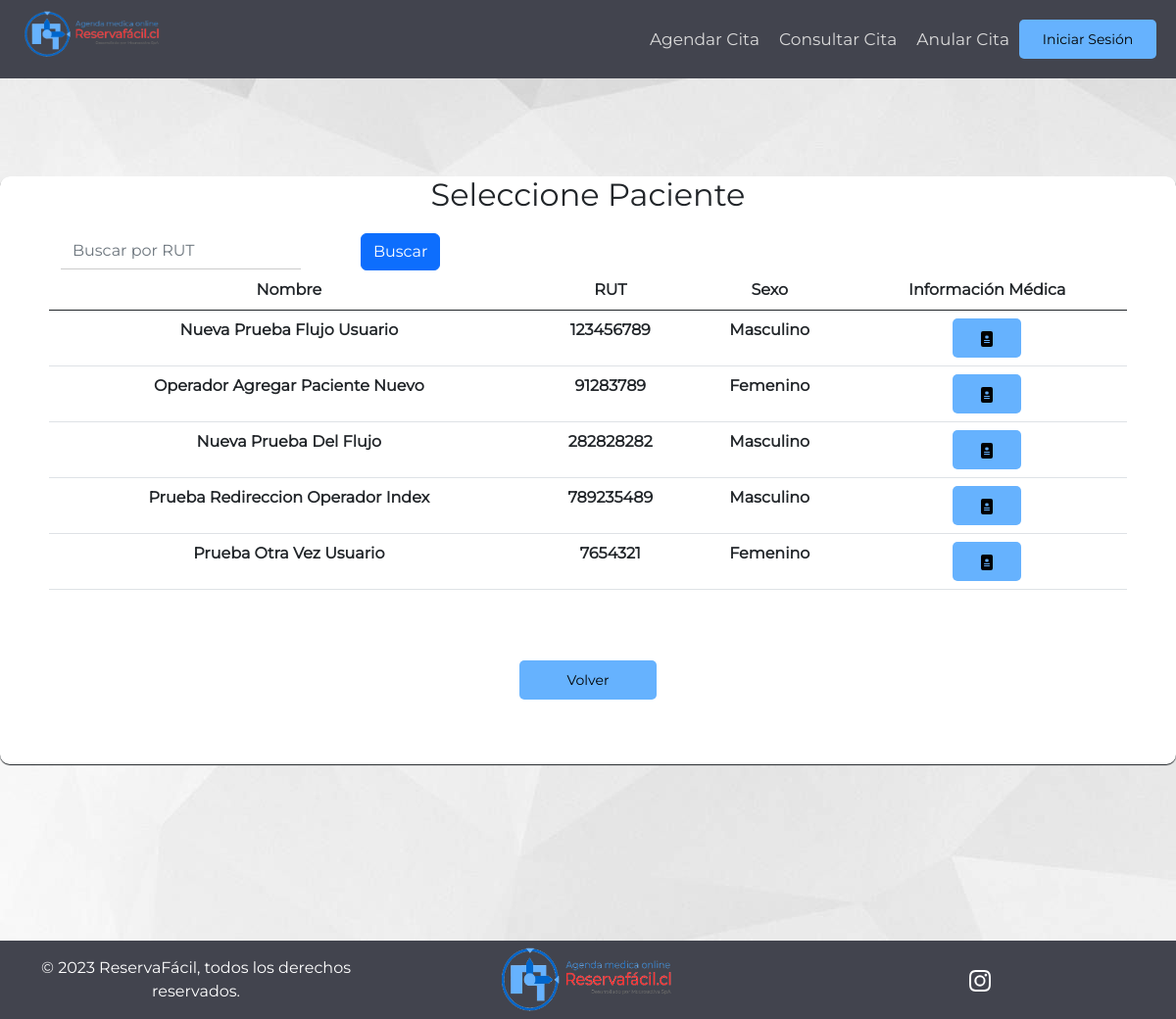
Before: /pacientes_fichas_medicas/ with the older database file.
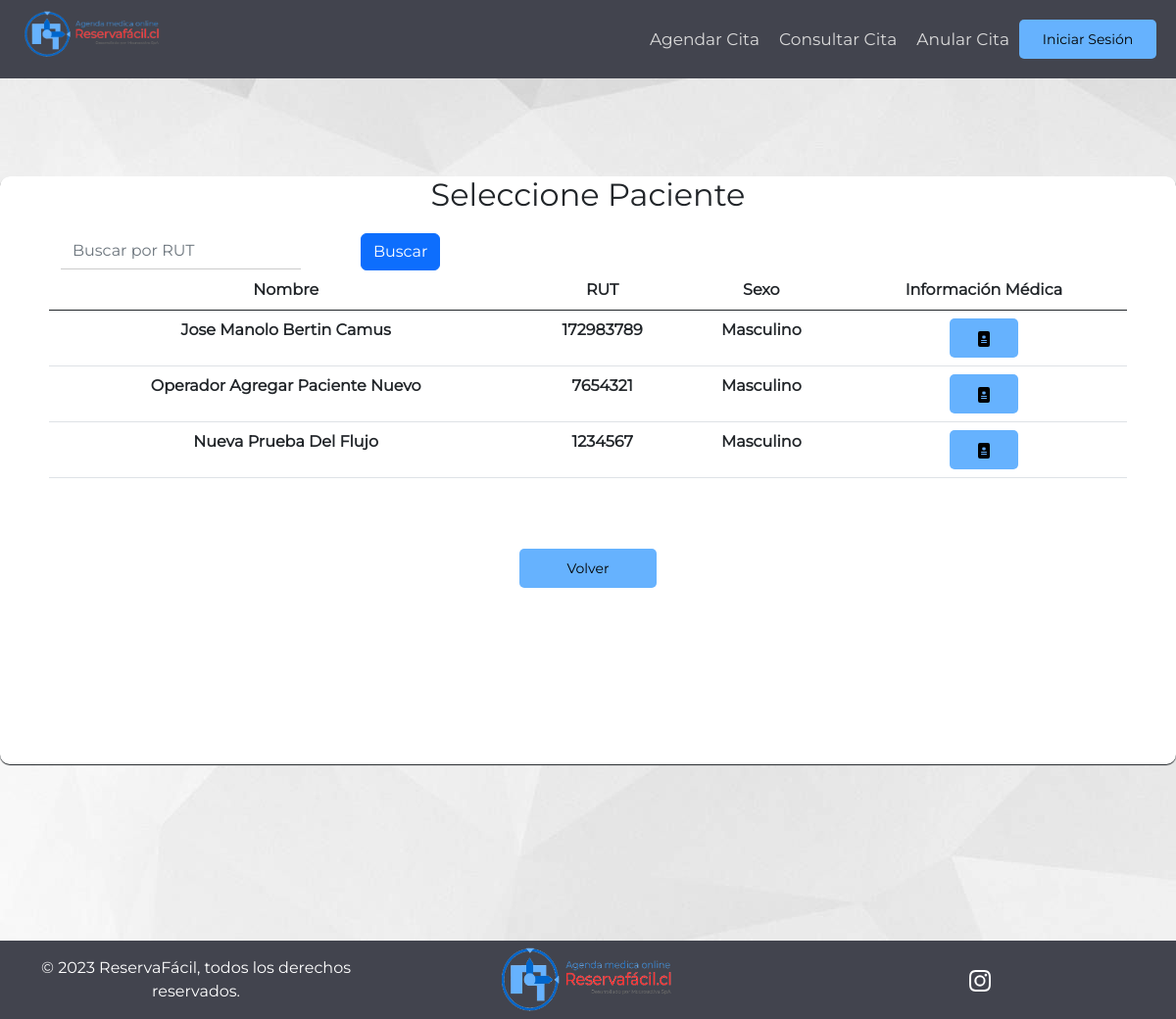
After: the same page with the newer database file.
### AppReservaFacil/models.py (models this page shows, shortened)
class Paciente(models.Model):
    ID_Paciente = models.IntegerField(primary_key=True, unique=True)
    Nombre_Paciente = models.CharField(max_length = 256)
    Rut = models.CharField(max_length=9, null = True)
    Sexo = models.CharField(SEXO_CHOICES, max_length=9, null = True)
    Fecha_de_nacimiento_P = models.DateField(null = True)
    Direccion_P = models.CharField(max_length=256, null = True)
    Telefono_P = models.CharField(max_length=9, null = True)
    Usuario_P = models.ForeignKey(User, null=True, on_delete=models.RESTRICT)
    Primer_Login = models.BooleanField(default=True)
    class Meta:
        verbose_name = 'Paciente'
        verbose_name_plural = 'Pacientes'

### AppReservaFacil/views.py (the view)
# urls.py: path('pacientes_fichas_medicas/', views.pacientes_fichas_medicas, name = 'pacientes_fichas_medicas'),
def pacientes_fichas_medicas(request):
    if request.method == 'POST':
        print("Manolo Print")
        if 'doc_pac' in request.POST:
            nom_pac = request.POST.get('doc_pac')
            url = reverse('filtro_ficha_medica') + '?nom_pac={}'.format(nom_pac)
            return redirect(url)
        elif 'buscar-btn' in request.POST:
            print("Manolo buscar-btn")
            rut = request.POST.get('buscar-input')
            Pacientes = Paciente.objects.filter(Rut__icontains=rut)
    else:
        print("Manolo Else")
        Pacientes = Paciente.objects.all()
    contexto = {'Pacientes':Pacientes}
    return render(request, "Especialistas/pacientes_fichas_medicas.html", contexto)

### AppReservaFacil/templatetags/auth_extras.py (called while the page is built)
@register.filter(name='has_group')
def has_group(user, group_name):
    group = Group.objects.get(name=group_name)
    return True if group in user.groups.all() else False

### AppReservaFacil/templates/Especialistas/pacientes_fichas_medicas.html (shortened to what this page needs)
{% extends "../Clientes/index.html" %}
{% block footer %}
  <div class="div-mediano">
        <h2 id="titulo-inicio-sesion">Seleccione Paciente</h2>
        <div class="row row-margin table-responsive">
            <table class="table table-hover table-pagination">
                <thead>
                    <tr>
                        <div class="row">
                            <div class="col-md-3">
                                <form method="post">
                                    <div class="form-group">
                                        <input type="text" class="form-control" id="buscar-input" name="buscar-input" placeholder="Buscar por RUT">
                                      </div>
                                    </div>
                                    <div class="col-md-2">
                                    <button type="submit" class="btn btn-primary" id="buscar-btn" name="buscar-btn">Buscar</button>
                            </div>
                        </div>
                        <th>Nombre</th>
                        <th class="rut">RUT</th>
                        <th>Sexo</th>
                        <th>Información Médica</th>
                    </tr>
                </thead>
                {% if Pacientes %}
                <tbody>
                        {% for Pac in Pacientes %}
                        <tr>
                            <th>{{Pac.Nombre_Paciente}}</th>
                            <th class="rut">{{Pac.Rut}}</th>
                            <th>{{Pac.Sexo}}</th>
                            <th>
                              <form method="post" >
                                <button class="btn-naranja-pequeno" type="submit" name="doc_pac" value="{{Pac.Nombre_Paciente}}" id="doc_pac" >
                                </button>
                            </th>
                        </tr>
                        {% endfor %}
                </tbody>
                {%else%}
                <tbody>
                        <tr>
                            <td colspan="5" style="text-align: center">No hay pacientes en el sistema</td>
                        </tr>
                    </tbody>
                {% endif %}
            </table>
            </div>
            <button type="button" class="btn-naranja-mediano row-margin"><a href="{{ request.META.HTTP_REFERER }}">Volver</a></button>
        </div>
{% endblock %}

### AppReservaFacil/templates/Clientes/index.html (shortened to what this page needs)
{% load static %}
{% load auth_extras %}
<!DOCTYPE html>
<html lang="es">
<head>
    <link href="../../../static/css.css" rel="stylesheet">
    <link href="https://cdn.jsdelivr.net/npm/bootstrap@5.0.2/dist/css/bootstrap.min.css" rel="stylesheet">
    <link href="https://cdn.jsdelivr.net/npm/bootstrap@5.2.3/dist/css/bootstrap.min.css" rel="stylesheet">
</head>
<body>
<header>
    <div id="div-nav-left">
        <a href="/"><img src="{% static 'img/logo.png' %}" width="170px" height="60px"></a>
    </div>
    <div id="div-nav-right">
        <nav>
            <ul>
                {% if request.user|has_group:"Especialistas" %}
                    <li><a href="/agenda_especialista">Agenda</a></li>
                    <li><a href="/pacientes_fichas_medicas">Ficha Médica</a></li>
                    <li><a href="/consultar_hora">Emitir Receta</a></li>
                    {% if user.is_authenticated %}
                        <button id="btn-inicio-sesion" type="button" class="btn-naranja-mediano"><a href="/cerrarSesion">Cerrar Sesión</a></button>
                    {% else %}
                        <button id="btn-inicio-sesion" type="button" class="btn-naranja-mediano"><a href="/inicioSesion">Iniciar Sesión</a></button>
                    {% endif %}
                {% else %}
                    {% if user.is_superuser %}
                        <div class="bubble-text" id="mensajeEspecialista" style="display:none;">
                            <div id="mensajeAdmin">
                                <br>
                                <h1 class="titulo-margin">¿Qué desea hacer?</h1>
                                <div class="col">
                                    <button class="btn-naranja-mediano btn-margin"><a href="/admin_Agregar_Especialista">Agregar Especialista</a></button>
                                </div>
                                <div class="col">
                                    <button class="btn-naranja-mediano btn-margin"><a href="/admin_Eliminar_Especialista">Eliminar Especialista</a></button>
                                </div>
                                <br>
                                <div class="col">
                                <button class="btn-naranja-mediano" onclick="ocultarMensajeEspecialista()">Cancelar</button>
                                </div>
                                </div>
                        </div>
                        <div class="bubble-text" id="mensajeOperador" style="display:none;">
                            <div id="mensajeAdmin">
                                <br>
                                <h1 class="titulo-margin">¿Qué desea hacer?</h1>
                                <div class="col">
                                    <button class="btn-naranja-mediano btn-margin"><a href="/admin_Agregar_Operador">Agregar Operador</a></button>
                                </div>
                                <div class="col">
                                    <button class="btn-naranja-mediano btn-margin"><a href="/admin_Eliminar_Operador">Eliminar Operador</a></button>
                                </div>
                                <br>
                                <div class="col">
                                <button class="btn-naranja-mediano" onclick="ocultarMensajeOperador()">Cancelar</button>
                                </div>
                                </div>
                        </div>
                        <div class="bubble-text" id="mensajeEspecialidad" style="display:none;">
                            <div id="mensajeAdmin">
                                <br>
                                <h1 class="titulo-margin">¿Qué desea hacer?</h1>
                                <div class="col">
                                    <button class="btn-naranja-mediano btn-margin"><a href="/admin_Agregar_Especialidad">Agregar Especialidad</a></button>
                                </div>
                                <div class="col">
                                    <button class="btn-naranja-mediano btn-margin"><a href="/admin_Eliminar_Especialidad">Borrar Especialidad</a></button>
                                </div>
                                <br>
                                <div class="col">
                                <button class="btn-naranja-mediano" onclick="ocultarMensajeEspecialidad()">Cancelar</button>
                                </div>
                                </div>
                        </div>
                        <li onclick="mostrarMensajeEspecialista()" id="men_Especialistas"><a href="#" >Especialistas</a></li>
                        <li onclick="mostrarMensajeOperador()" id="men_Operadores"><a href="#">Operadores</a></li>
                        <li onclick="mostrarMensajeEspecialidad()" id="men_Especialidad"><a href="#">Especialidades</a></li>
                        {% if user.is_authenticated %}
                            <button id="btn-inicio-sesion" type="button" class="btn-naranja-mediano"><a href="/cerrarSesion">Cerrar Sesión</a></button>
                        {% else %}
                            <button id="btn-inicio-sesion" type="button" class="btn-naranja-mediano"><a href="/inicioSesion">Iniciar Sesión</a></button>
                        {% endif %}
                    {% else %}
                        <li><a href="/agendar_hora">Agendar Cita</a></li>
                        <li><a href="/consultar_hora">Consultar Cita</a></li>
                        <li><a href="/anular_hora">Anular Cita</a></li>
                        {% if user.is_authenticated %}
                            <button id="btn-inicio-sesion" type="button" class="btn-naranja-mediano"><a href="/cerrarSesion">Cerrar Sesión</a></button>
                        {% else %}
                            <button id="btn-inicio-sesion" type="button" class="btn-naranja-mediano"><a href="/inicioSesion">Iniciar Sesión</a></button>
                        {% endif %}
                    {% endif %}
                {% endif %}
            </ul>
        </nav>
    </div>
</header>
<div id="main-content-centro">
{% block footer %}{% endblock %}
</div>
<footer>
    <div class="col">© 2023 ReservaFácil, todos los derechos reservados.</div>
    <div class="col">
        <a href="/"><img src="../../static/img/logo.png" width="190px" height="70px"></a>
    </div>
    <div class="col">
        <div class="col">
            <a href="">
            </a>
        </div>
    </div>
</footer>
</body>
</html>

### AppReservaFacil/static/Clientes/css.css (style rules this page uses)
html { height: 100%; }
* { margin: 0; padding: 0; box-sizing: border-box; font-family: 'Montserrat', sans-serif; }
header { height: 80px; background-color: #42444E; font-family: 'Montserrat', sans-serif; }
.btn-naranja-pequeno { height: 40px; width: 70px; background-color: #66B2FE; border-style: none; border-radius: 5px; margin: auto; }
.btn-naranja-mediano { height: 40px; width: 140px; background-color: #66B2FE; font-size: 14px; border-style: none; border-radius: 5px; margin: auto; }
.btn-naranja-mediano a { text-decoration: none; color: #000000; }
div#div-nav-left { float: left; }
div#div-nav-right { float: right; }
header div img { padding-left: 20px; padding-top: 10px; }
header div nav ul { margin: 0; padding: 0; list-style: none; padding-right: 20px; display: flex; }
header div nav ul li { display: inline-block; line-height: 80px; text-decoration: none; }
header div nav ul li a { font-size: 17px; display: block; padding: 0 10px; color: #D9D9D9; text-decoration: none; transition: background-color .7s; }
body { margin: auto; background-image:url("background.jpg"); background-repeat: no-repeat; height: 100%; }
.row-margin { margin-left: 50px !important; margin-right: 50px !important; margin-top: 20px !important; margin-bottom: 20px !important; }
#main-content-centro { height: 100%; display: grid; place-content: center; }
.form-control { border: none !important; border-bottom: 1px solid #ccc !important; border-radius: 0 !important; }
.div-mediano { height: 600px; width: 1200px; background-color: #ffffff; text-align: center; border-radius: 10px; box-shadow: 0px 1px 1px; }
footer { height: 80px; background-color: #42444E; position:relative; bottom: 0; width: 100%; text-align: center; color: #FFFFFF; font-family: 'Lobster', cursive; margin-top: 80px; text-decoration: none; justify-content: center; align-items: center; display: flex; }
footer div div a svg { color: #FFFFFF; transition-duration: 0.5s; }

Changed rows visible on the page:
removed Paciente: Nombre_Paciente "Prueba Redireccion Operador Index", Rut "789235489", Sexo "Masculino"
removed Paciente: Nombre_Paciente "Prueba Otra Vez Usuario", Rut "7654321", Sexo "Femenino"
changed Paciente: Nombre_Paciente "Nueva Prueba Flujo Usuario" → "Jose Manolo Bertin Camus"; Rut "123456789" → "172983789"
changed Paciente "Operador Agregar Paciente Nuevo": Rut "91283789" → "7654321"; Sexo "Femenino" → "Masculino"
changed Paciente "Nueva Prueba Del Flujo": Rut "282828282" → "1234567"
